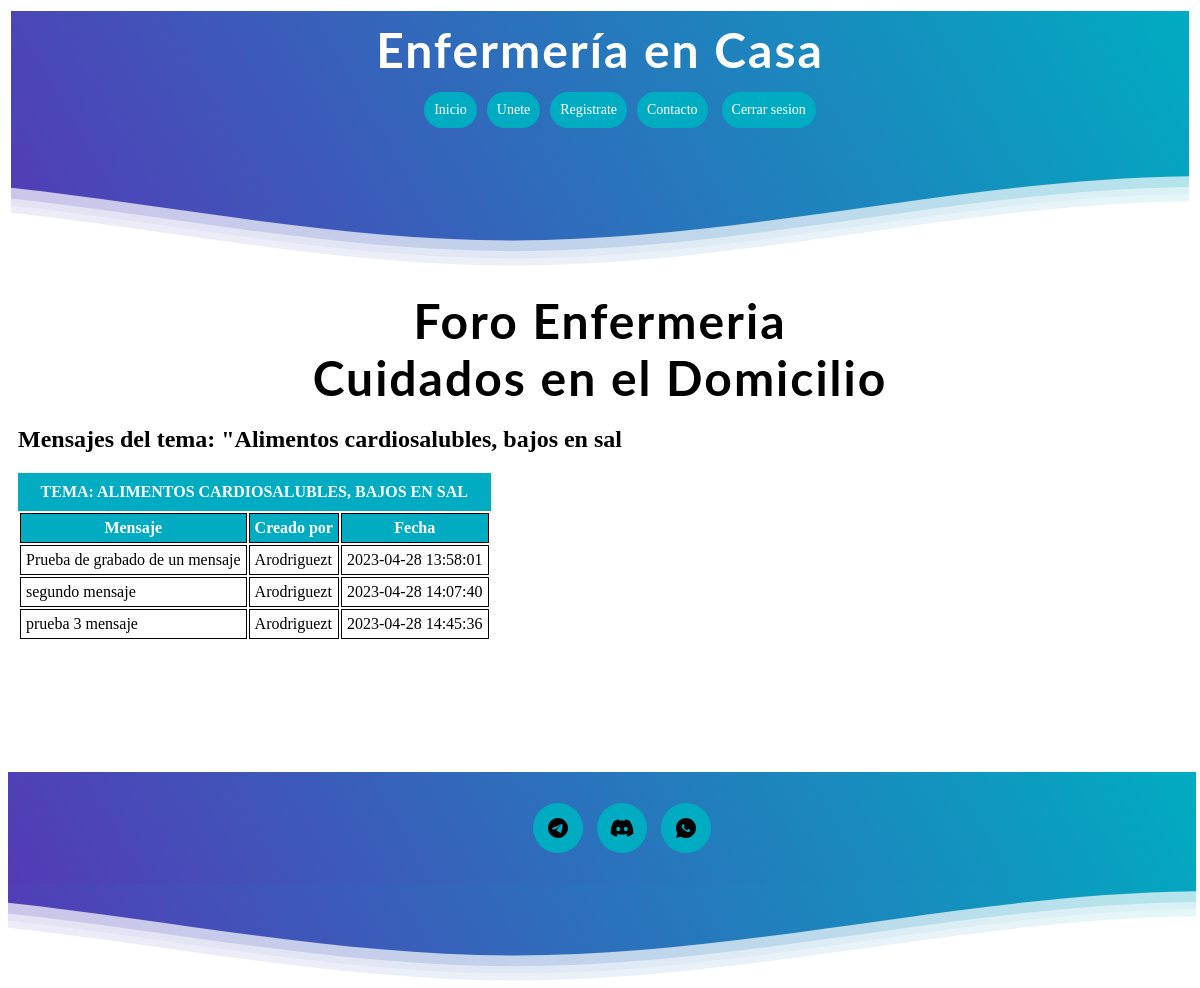
/index2.php?action=listarMensajes&controller=controller_mensaje&id_tema=45&titulo_tema=Alimentos cardiosalubles, bajos en sal, run on the app's committed database.
### tables this page shows
CREATE TABLE IF NOT EXISTS `posts` (
  `post_id` int NOT NULL AUTO_INCREMENT,
  `post_content` text NOT NULL,
  `post_date` datetime NOT NULL,
  `post_topic` int NOT NULL,
  `post_by` int NOT NULL,
  PRIMARY KEY (`post_id`),
  KEY `post_topic` (`post_topic`),
  KEY `post_by` (`post_by`)
);

CREATE TABLE IF NOT EXISTS `users` (
  `user_id` int NOT NULL AUTO_INCREMENT,
  `user_name` varchar(30) NOT NULL,
  `user_pass` varchar(255) NOT NULL,
  `user_email` varchar(255) NOT NULL,
  `user_date` datetime NOT NULL,
  `user_level` int NOT NULL,
  PRIMARY KEY (`user_id`),
  UNIQUE KEY `user_name_unique` (`user_name`)
);

### controller/controller_mensaje.php (called while the page is built, shortened)
<?php
function listarMensajes(){
    require "model/model_usuario.php";
    require "model/model_mensaje.php";
    $usuario = new usuario(null, null, null);
    $mensaje = new mensaje(null, null, null);
    $mensajes = $mensaje->mostrarMensajes($_GET['id_tema']);
    include "view/index_mensajes.php";
}

### controller/conexion.php (called while the page is built, shortened)
<?php
class Conexion
{
    private $servidor;
    private $user;
    private $password;
    private $dbh;
    public function __construct()
    {
        $dbname = 'foroenfermeriadb';
        $this->servidor = "mysql:host=localhost;dbname=$dbname";
        $this->user = 'root';
        $this->password = '';
    }
    public function conectar()
    {
        try {
            $this->dbh = new PDO($this->servidor, $this->user, $this->password);
            $this->dbh->setAttribute(PDO::ATTR_ERRMODE, PDO::ERRMODE_EXCEPTION);
        }
        catch (PDOException $ex) {
            echo "Problemas al conectar con la base de datos";
        }
    }
    public function desconectar()
    {
        $this->dbh = null;
    }
    public function consultar($strComando)
    {
        try {
            $stmt = $this->dbh->prepare($strComando);
            $stmt->execute();
            $rows = $stmt->fetchAll();
            return $rows;
        } catch (PDOException $ex) {
            throw $ex;
        }
    }
}

### model/model_mensaje.php (called while the page is built, shortened)
<?php
require_once "controller/conexion.php";
require_once "model_usuario.php";
class mensaje
{
    public $conexion;
    public function __construct($id_usuario, $id_tema, $texto)
    {
        $this->conexion = new Conexion();
        $currentDate = new DateTime();
        $currentDateTime = $currentDate->format('Y-m-d H:i:s');
    }
    public function mostrarMensajes($id_tema)
    {
        $this->conexion->conectar();
        $mensajes = $this->conexion->consultar("SELECT * FROM posts WHERE post_topic = '$id_tema'");
        return $mensajes;
        $this->conexion->desconectar();
    }
}

### model/model_usuario.php (called while the page is built, shortened)
<?php
require_once("controller/conexion.php");
class usuario
{
    public $conexion;
    public function __construct($user, $password, $email)
    {
        $this->conexion = new Conexion();
        $currentDate = new DateTime();
        $currentDateTime = $currentDate->format('Y-m-d H:i:s');
    }
    public function encriptar($enc)
    {
        $opciones = ['cost' => 12,];
        $passHash = password_hash($enc, PASSWORD_BCRYPT, $opciones);
        return $passHash;
    }
    public function getAliasById($id_usuario)
    {
        $this->conexion->conectar();
        $usuario = $this->conexion->consultar("SELECT user_name FROM users WHERE user_id = '$id_usuario'");
        $this->conexion->desconectar();
        return $usuario[0] ['user_name'];
    }
}

### view/index_mensajes.php (the view, shortened to what this page needs)
<?php
include "header1.php";
?>
    <div class="body">
        <h1>Foro Enfermeria <br> Cuidados en el Domicilio</h1>
    <div class="zonas-centrales">
        <div class="texto">
            <h2>Mensajes del tema: "<?php echo $_GET['titulo_tema']?></h2>
        </div>
    </div>
        <div class="tabla">
            <?php
            if (!empty($mensajes)) {
            echo '<table>';
            echo '<caption>Tema: '. $_GET['titulo_tema']. '</caption>';
                echo '<tr>';
                    echo '<th>Mensaje</th>';
                    echo '<th>Creado por</th>';
                    echo '<th>Fecha</th>';
                echo '</tr>';
                    foreach ($mensajes as $mensaje) {
                        if (!empty($usuario)) {
                            echo ' <tr>';
                                echo ' <td>' . $mensaje ['post_content'] . '</td>';
                                echo ' <td>' . $usuario->getAliasById($mensaje['post_by']) . '</td>';
                                echo ' <td>' . $mensaje['post_date'] . '</td>';
                            echo ' </tr>';
                        }
                    }
                    echo '</table>';
            }
                ?>
    </div>
    </div>
<?php include "footer.php";

### css/estilos.css (style rules this page uses)
h1 { font-family: "Lucida Calligraphy", 'Lato', sans-serif; margin: 10px 0px 0px 0px; font-weight:300; letter-spacing: 2px; font-size:48px; text-align: center; font-weight: bold; }
.tabla { border-collapse: collapse; margin: 10px auto; min-height: 100px; }
.tabla caption { background-color: #00ACC1FF; color: white; padding: 10px; caption-side: top; font-weight: bold; text-transform: uppercase; }
.tabla th { background-color: #00ACC1FF; color: white; }
.tabla td, .tabla th { border: 1px solid black; padding: 5px; }
.body { min-height: 60vh; padding: 10px; }

### data on the page
posts: post_content "Prueba de grabado de un mensaje", post_by.user_name "Arodriguezt", post_date "2023-04-28 13:58:01"
posts: post_content "segundo mensaje", post_by.user_name "Arodriguezt", post_date "2023-04-28 14:07:40"
posts: post_content "prueba 3 mensaje", post_by.user_name "Arodriguezt", post_date "2023-04-28 14:45:36"

### other printed values
$_GET['titulo_tema'] "Alimentos cardiosalubles, bajos en sal"
$_GET['titulo_tema'] "ALIMENTOS CARDIOSALUBLES, BAJOS EN SAL"
